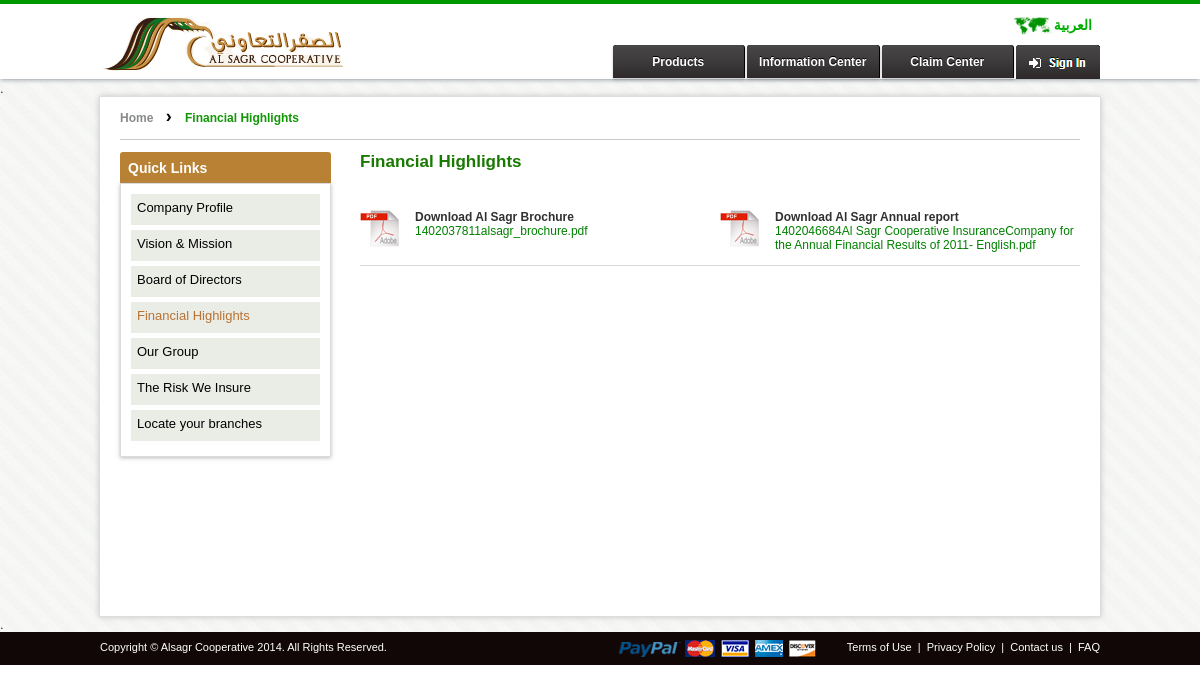
The app's page /index.php?page=financial-highlights with its own data.
### tables this page shows
CREATE TABLE IF NOT EXISTS `ksa_menu` (
`menu_id` int(11) NOT NULL,
  `menu_title` varchar(200) NOT NULL,
  `menu_title_ar` text NOT NULL,
  `allias` varchar(200) NOT NULL,
  `menu_link` varchar(200) NOT NULL,
  `menu_position` int(11) NOT NULL,
  `menu_access` tinyint(4) NOT NULL DEFAULT '0',
  `menu_parent` varchar(200) NOT NULL DEFAULT 'demo',
  `menu_assign` int(11) NOT NULL,
  `menu_user` int(1) NOT NULL,
  `ordering` int(11) NOT NULL,
  `status` tinyint(1) NOT NULL DEFAULT '1',
  `create_date` date NOT NULL,
  `footer_menu_position` int(11) NOT NULL COMMENT '1 for quick links , 2 for Bottom Footer, 3 for Support Center'
);

CREATE TABLE IF NOT EXISTS `ksa_pages` (
`id` int(11) NOT NULL,
  `pg_title` varchar(150) NOT NULL,
  `pg_detail` text NOT NULL,
  `pg_title_ar` varchar(150) NOT NULL,
  `pg_detail_ar` text NOT NULL,
  `pg_keyword` text NOT NULL,
  `pg_desp` text NOT NULL,
  `pg_section` int(11) NOT NULL,
  `parent_item` int(11) NOT NULL DEFAULT '0',
  `pg_status` tinyint(1) NOT NULL DEFAULT '0',
  `update_date` datetime NOT NULL
);

CREATE TABLE IF NOT EXISTS `ksa_downloads` (
`id` int(11) NOT NULL,
  `download_title` varchar(150) NOT NULL,
  `download_title_ar` varchar(150) NOT NULL,
  `attachment` varchar(150) NOT NULL,
  `dorder` int(11) NOT NULL,
  `status` enum('1','0') NOT NULL DEFAULT '1',
  `created_date` datetime NOT NULL
);

### public/financial-highlights.php (the view, shortened to what this page needs)
<?php
$alias=$_GET['page'];
$menu=mysql_fetch_object(mysql_query("select * from ".PAGEMENU." where allias='$alias'"));
$page=mysql_fetch_object(mysql_query("select * from  ".PAGETBL." where id ='".$menu->menu_assign."'"));
if(!$page)
{  ?>
<div class="innrebodypanel">
          <div class="clearfix" style="height:15px;">.</div>
            <div class="innerwrap">
                <h1><?='Page not found'?></h1>
                <?='Page not found'?>
            </div>
            <div class="clearfix" style="height:15px;">.</div>
		</div>
<?php }
else{ ?>
<div class="innrebodypanel">
        <div class="clearfix" style="height:15px;">.</div>
        <div class="innerwrap">
            <div class="breadcrumb" >
                <a itemprop="url" href="<?=BASE_URL?>">Home</a>
                <span class="breeadset">&#8250;</span>
                <strong>Financial Highlights </strong>
            </div>
            <div class="lg-3">
                <div class="normallist1 innerleft allpage">
                    <h1>Quick Links</h1>
                    <ul>
                     <?php $i = 1;
                        $row=mysql_query("SELECT * FROM ".PAGEMENU." WHERE menu_position = '4'  AND status='1' ORDER BY ordering ASC");
                        while($ress=mysql_fetch_array($row))
                        {
                        $menu_title = $ress['menu_title'];
                        if($ress['menu_link'] != ""){
                            $menu_link=$ress['menu_link'];
                        }else{
                            $menu_link= BASE_URL.strtolower($ress['allias']);
                        }
                        ?>
                        <li><a href="<?php echo $menu_link;?>" <?=($ress['allias'] == $_GET['page'] || ($_GET['page']== 'information-center' && $ress['allias']=='downloads'))?'class="active"':''?>><?php echo strip_tags(stripslashes($menu_title));?></a></li>
                        <?php }?>
                    </ul>
                </div>
            </div>
            <div class="lg-6">
                <div class="rightformpan innerTFl">
                    <h1><?=$page->pg_title;?></h1>
                    <div class="clearfix" style="height:15px;"></div>
                    <table class="dwdpage"  border="0" cellspacing="0" cellpadding="0">
                      <tbody>
                      <tr>
                      <?php $alldownloads=mysql_query("select * from  ".DOWNLOADS." where status ='1'");
                         if(!empty($alldownloads))
                         {
                             $cnt =1;
                            while($row = mysql_fetch_array($alldownloads) ):
                            if($cnt%2==0){ $adddownload= '</tr><tr><td height="13" colspan="2" class="borderbottom"></td></tr><tr><td colspan="2" height="13"></td></tr>';}
                          ?>
                                <td valign="top">
                                    <strong><?=$row['download_title']?></strong>
                                    <a href="<?php echo SITE_URL.'upload/downloads/'.$row['attachment'];?>" target="_blank">
                                        <img src="<?php echo SITE_URL; ?>images/pdf-icon.png" border="0" alt="Download">
                                        <br>
                                        <?=$row['attachment']?>
                                    </a>
                                </td>
                                <?=$adddownload?>
                          <?php
                          $cnt++;
                          endwhile;
                         }?>
                      </tbody>
                    </table>
                </div>
            </div>
        <div class="clearfix"></div>
        </div>
        <div class="clearfix" style="height:15px;">.</div>
</div>
<?php } ?>

### includes/footer-inner.php (shortened to what this page needs)
<div class="footerpan">
        	<div class="innerwrap_top">
				<div class="fot_L">Copyright &copy; Alsagr Cooperative 2014. All Rights Reserved.</div>
				<div class="fot_R">
					<div class="footericons">
                <img src="<?=SITE_URL?>images/footericons.png" alt="" />
            </div>
					<?php $i = 1;
            $row=mysql_query("SELECT * FROM ".PAGEMENU." WHERE menu_position = '3' and footer_menu_position = '2' AND status='1' ORDER BY ordering ASC");
            $num_rows=mysql_num_rows($row);
            $count = 0;
            while($ress=mysql_fetch_array($row))
            {
            $count++;
            $menu_title = $ress['menu_title'];
            if($ress['menu_link'] != ""){
                $menu_link=$ress['menu_link'];
            }else{
                $menu_link= BASE_URL.strtolower($ress['allias']);
            }
            ?>
		 	<a href="<?php echo $menu_link;?>"<?php echo $cactiv;?>><?php echo stripslashes($menu_title);?></a>
            <?php if($count != $num_rows){echo '&nbsp;|&nbsp;';}?>
            <?php }?>
				</div>
			</div>
        </div>
	</div>

### records on screen
ksa_menu: menu_title "Company Profile"
ksa_menu: menu_title "Vision & Mission"
ksa_menu: menu_title "Board of Directors"
ksa_menu: menu_title "Financial Highlights"
ksa_menu: menu_title "Our Group"
ksa_menu: menu_title "The Risk We Insure"
ksa_menu: menu_title "Locate your branches"
ksa_pages: pg_title "Financial Highlights"
ksa_downloads: download_title "Download Al Sagr Brochure", attachment "1402037811alsagr_brochure.pdf"
ksa_downloads: download_title "Download Al Sagr Annual report", attachment "1402046684Al Sagr Cooperative InsuranceCompany for the Annual Financial Results of 2011- English.pdf"
ksa_menu: menu_title "Terms of Use"
ksa_menu: menu_title "Privacy Policy"
ksa_menu: menu_title "Contact us"
ksa_menu: menu_title "FAQ"
